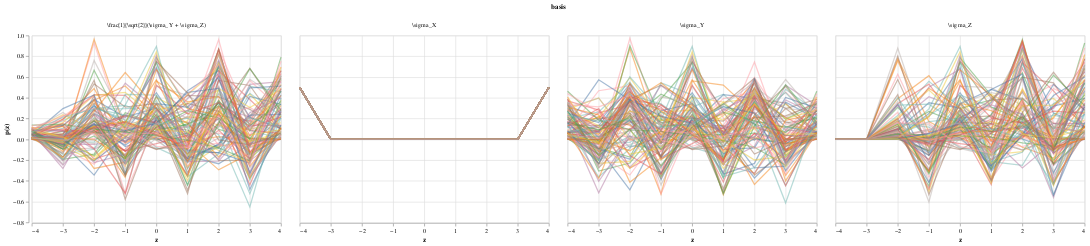

The code cell stored with this chart in its notebook:
### Code cell
base = alt.Chart(kd_df).mark_line(opacity=0.5).encode(
    alt.X('z:Q'),
    alt.Y('p(z):Q'),
    alt.Column('basis:N'),
    alt.Color('random_gp:N', legend=None),
)

base

### Figure 1 — Vega-Lite specification as saved in the notebook (floating-point values rounded to 4 significant figures; data arrays with more than 128 entries replaced by an {"elided": "..."} marker saying what was removed)
{"config": {"view": {"continuousWidth": 400, "continuousHeight": 300}}, "data": {"name": "data-8c1f26bf346578a5f9e91d389ebe7a41"}, "mark": {"type": "line", "opacity": 0.5}, "encoding": {"color": {"type": "nominal", "field": "random_gp", "legend": null}, "column": {"type": "nominal", "field": "basis"}, "x": {"type": "quantitative", "field": "z"}, "y": {"type": "quantitative", "field": "p(z)"}}, "$schema": "https://vega.github.io/schema/vega-lite/v4.8.1.json", "datasets": {"data-8c1f26bf346578a5f9e91d389ebe7a41": {"elided": "3600 records"}}}
